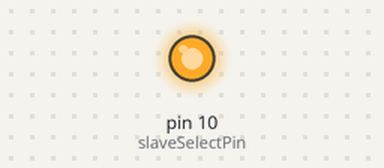
A sketch run on a simulated Arduino Uno, built with avr-gcc and run on an emulated ATmega328P. On the bench: output pins drawn as LEDs (lit = HIGH).

Above: at 0.05 s.
Timing chart, 0 to 3.0 s (numbered marks = the images above):
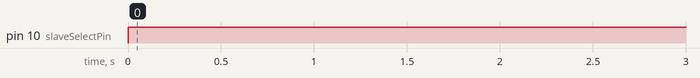

Measured:
- by itself, pin 10 (slaveSelectPin): LOW → HIGH at 0.00 s

The sketch:

spimaster-test.ino
```cpp
// include the SPI library:
#include <SPI.h>


// set pin 10 as the slave select for the digital pot:
const int slaveSelectPin = 10;

SPISettings settings(50000, LSBFIRST, SPI_MODE0);

void setup() {
  // set the slaveSelectPin as an output:
  pinMode(slaveSelectPin, OUTPUT);
  // initialize SPI:
  SPI.begin();
}

void loop() {
  for (int i = 0; i < 256; ++i) {
    spiWrite(i, 4);
    delay(1000);
  }
}

void spiWrite(int value, int bytes) {
  // take the SS pin low to select the chip:
  digitalWrite(slaveSelectPin, LOW);
  delay(1);
  SPI.beginTransaction(settings);
  //  send in the address and value via SPI:
  SPI.transfer(reinterpret_cast<void*>(&value), bytes);
  delay(1);
  SPI.endTransaction();
  // take the SS pin high to de-select the chip:
  digitalWrite(slaveSelectPin, HIGH);
  delay(10);
}
```
